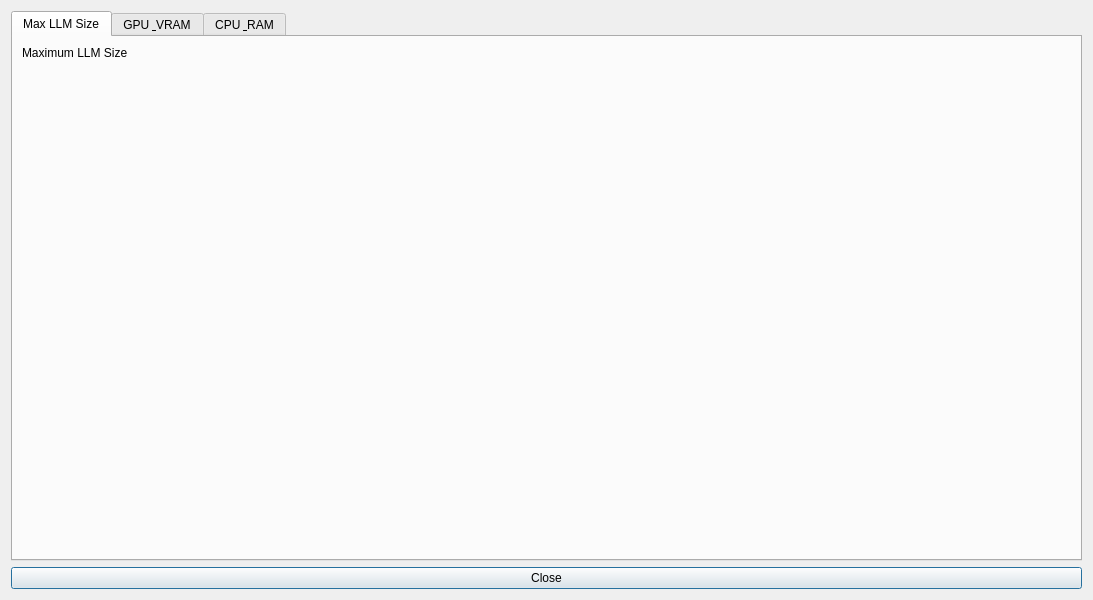
<?xml version="1.0" encoding="UTF-8"?>
<ui version="4.0">
 <class>SystemInfoDialog</class>
 <widget class="QDialog" name="SystemInfoDialog">
  <property name="geometry">
   <rect>
    <x>0</x>
    <y>0</y>
    <width>1093</width>
    <height>600</height>
   </rect>
  </property>
  <property name="windowTitle">
   <string>LLM System Requirements</string>
  </property>
  <property name="windowIcon">
   <iconset>
    <normaloff>path/to/icon.png</normaloff>path/to/icon.png</iconset>
  </property>
  <layout class="QVBoxLayout" name="verticalLayout">
   <item>
    <widget class="QTabWidget" name="tabWidget">
     <property name="currentIndex">
      <number>0</number>
     </property>
     <widget class="QWidget" name="llmSizeTab">
      <attribute name="title">
       <string>Max LLM Size</string>
      </attribute>
      <layout class="QVBoxLayout" name="llmSizeTabLayout">
       <item>
        <widget class="QLabel" name="llmSizeTitle">
         <property name="text">
          <string>Maximum LLM Size</string>
         </property>
        </widget>
       </item>
       <item>
        <widget class="QLabel" name="llmSizeContent">
         <property name="text">
          <string/>
         </property>
        </widget>
       </item>
       <item>
        <spacer name="verticalSpacer_3">
         <property name="orientation">
          <enum>Qt::Vertical</enum>
         </property>
         <property name="sizeHint" stdset="0">
          <size>
           <width>20</width>
           <height>40</height>
          </size>
         </property>
        </spacer>
       </item>
      </layout>
     </widget>
     <widget class="QWidget" name="gpuTab">
      <attribute name="title">
       <string>GPU &amp; VRAM</string>
      </attribute>
      <layout class="QVBoxLayout" name="gpuTabLayout">
       <item>
        <widget class="QLabel" name="gpuTitle">
         <property name="text">
          <string>GPU Information for LLMs</string>
         </property>
        </widget>
       </item>
       <item>
        <widget class="QLabel" name="gpuContent">
         <property name="text">
          <string/>
         </property>
        </widget>
       </item>
       <item>
        <widget class="QLabel" name="vramTitle">
         <property name="text">
          <string>VRAM Information</string>
         </property>
        </widget>
       </item>
       <item>
        <widget class="QLabel" name="vramContent">
         <property name="text">
          <string/>
         </property>
        </widget>
       </item>
       <item>
        <spacer name="verticalSpacer">
         <property name="orientation">
          <enum>Qt::Vertical</enum>
         </property>
         <property name="sizeHint" stdset="0">
          <size>
           <width>20</width>
           <height>40</height>
          </size>
         </property>
        </spacer>
       </item>
      </layout>
     </widget>
     <widget class="QWidget" name="cpuTab">
      <attribute name="title">
       <string>CPU &amp; RAM</string>
      </attribute>
      <layout class="QVBoxLayout" name="cpuTabLayout">
       <item>
        <widget class="QLabel" name="cpuTitle">
         <property name="text">
          <string>CPU Information for LLMs</string>
         </property>
        </widget>
       </item>
       <item>
        <widget class="QLabel" name="cpuContent">
         <property name="text">
          <string/>
         </property>
        </widget>
       </item>
       <item>
        <widget class="QLabel" name="ramTitle">
         <property name="text">
          <string>RAM Information</string>
         </property>
        </widget>
       </item>
       <item>
        <widget class="QLabel" name="ramContent">
         <property name="text">
          <string/>
         </property>
        </widget>
       </item>
       <item>
        <spacer name="verticalSpacer_2">
         <property name="orientation">
          <enum>Qt::Vertical</enum>
         </property>
         <property name="sizeHint" stdset="0">
          <size>
           <width>20</width>
           <height>40</height>
          </size>
         </property>
        </spacer>
       </item>
      </layout>
     </widget>
    </widget>
   </item>
   <item>
    <widget class="QPushButton" name="closeButton">
     <property name="text">
      <string>Close</string>
     </property>
    </widget>
   </item>
  </layout>
 </widget>
 <resources/>
 <connections/>
</ui>
